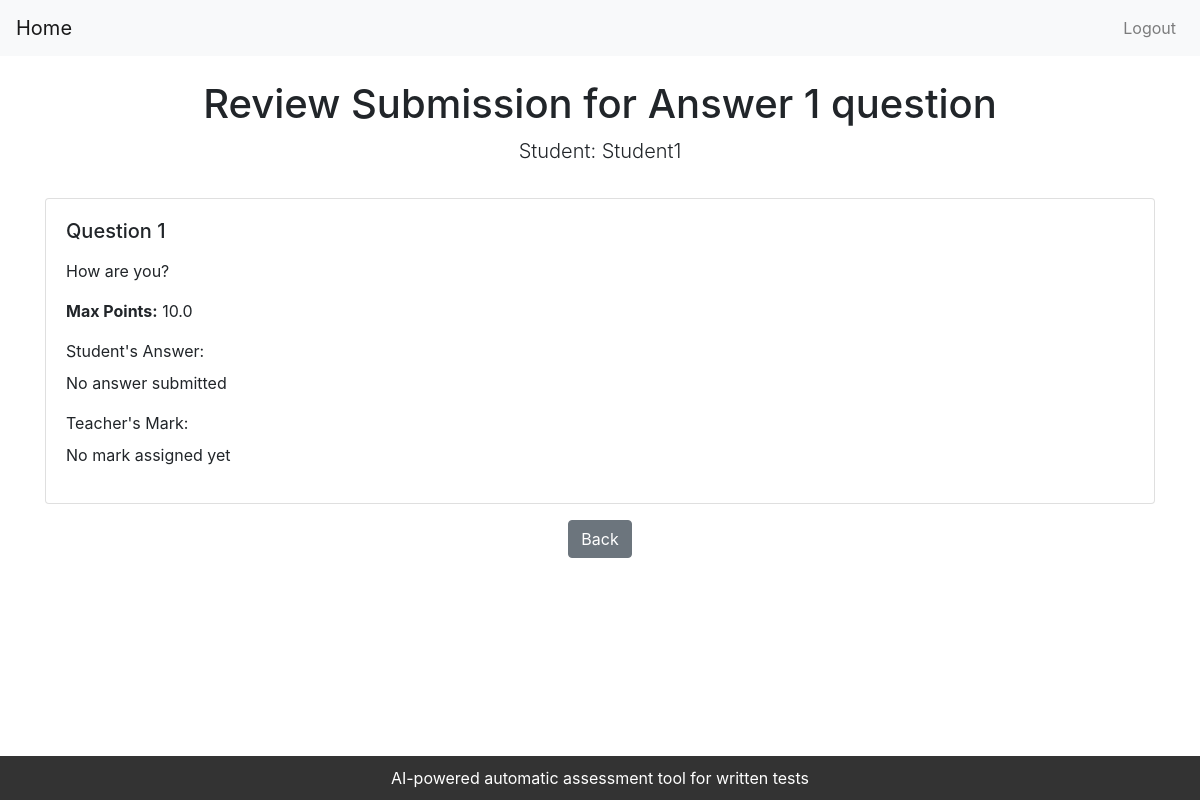
Page /core/teacher/review_submission/2/2/ (signed in) on the earlier database version.
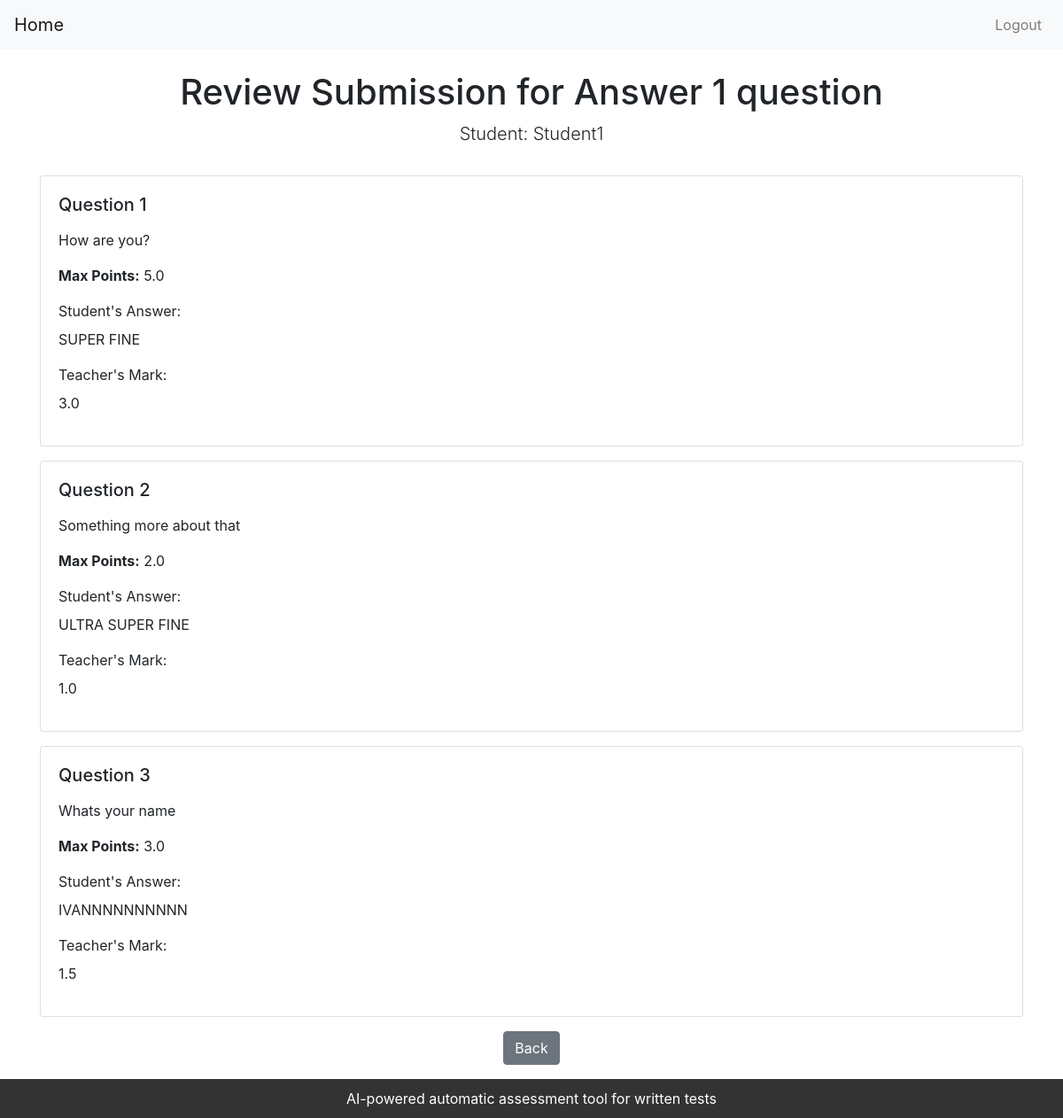
Same page on the later database version.
### core/models.py (models this page shows, shortened)
class Question(models.Model):
    question_id = models.AutoField(primary_key=True)
    question_text = RichTextField()
    score = models.FloatField()
    max_length = models.IntegerField(default=500)
    test = models.ForeignKey(Test, on_delete=models.CASCADE)

class Submission(models.Model):
    submission_id = models.AutoField(primary_key=True)
    question_answer = models.TextField(max_length=5000, default="None")
    student = models.ForeignKey(Student, on_delete=models.CASCADE)
    question = models.ForeignKey(Question, on_delete=models.CASCADE)

class Mark(models.Model):
    mark_id = models.AutoField(primary_key=True)
    ai_mark = models.FloatField(default=0)
    teacher_mark = models.FloatField(default=0)
    submission = models.ForeignKey(Submission, on_delete=models.CASCADE)
    teacher = models.ForeignKey(Teacher, on_delete=models.CASCADE)

### core/views.py (the view)
# urls.py: path('teacher/review_submission/<int:test_id>/<int:student_id>/', views.review_submission, name='review_submission'),
@login_required
def review_submission(request, test_id, student_id):
    test = get_object_or_404(Test, pk=test_id)
    student = get_object_or_404(Student, pk=student_id)
    questions = Question.objects.filter(test=test)
    submissions = Submission.objects.filter(student=student, question__in=questions)
    questions_with_submissions = []
    for question in questions:
        submission = next((sub for sub in reversed(submissions) if sub.question.question_id == question.question_id), None)
        mark = Mark.objects.filter(submission=submission).first() if submission else None
        teacher_mark = mark.teacher_mark if mark else None
        print("Question ID:", question.pk, "Submission ID:", submission.pk if submission else None, "Teacher Mark:", teacher_mark)
        questions_with_submissions.append({
            'question': question,
            'submission': submission,
            'teacher_mark': teacher_mark
        })
    context = {
        'test': test,
        'student': student,
        'questions_with_submissions': questions_with_submissions
    }
    return render(request, 'core/review_submission.html', context)

### templates/core/review_submission.html (shortened to what this page needs)
<!DOCTYPE html>
<html lang="en">
<head>
    <link rel="stylesheet" href="https://stackpath.bootstrapcdn.com/bootstrap/4.5.2/css/bootstrap.min.css">
</head>
<body>
    {% include "core/navbar_st.html" %}
    <div class="container mt-4 content">
        <div class="row mb-3">
            <div class="col-md-12 text-center">
                <h1>Review Submission for {{ test.test_title }}</h1>
                <p class="lead">Student: {{ student.username }}</p>
            </div>
        </div>
        <form method="post" action="{% url 'student_dashboard' %}">
            {% for item in questions_with_submissions %}
            <div class="row">
                <div class="col-md-12">
                    <div class="card mb-3">
                        <div class="card-body">
                            <h5 class="card-title">Question {{ forloop.counter }}</h5>
                            <p class="card-text">{{ item.question.question_text|safe }}</p>
                            <p><strong>Max Points:</strong> {{ item.question.score }}</p>
                            <div class="form-group">
                                <label>Student's Answer:</label>
                                {% if item.submission %}
                                    <p>{{ item.submission.question_answer }}</p>
                                {% else %}
                                    <p>No answer submitted</p>
                                {% endif %}
                            </div>
                            <div class="form-group">
                                <label>Teacher's Mark:</label>
                                {% if item.teacher_mark %}
                                    <p>{{ item.teacher_mark }}</p>
                                {% else %}
                                    <p>No mark assigned yet</p>
                                {% endif %}
                            </div>
                        </div>
                    </div>
                </div>
            </div>
            {% endfor %}
            <div class="row">
                <div class="col-md-12 text-center">
                    <button type="submit" class="btn btn-secondary">Back</button>
                </div>
            </div>
        </form>
    </div>
    <footer class="footer">
        AI-powered automatic assessment tool for written tests
    </footer>
</body>
</html>

Differences in the rows shown:
changed Question "How are you?": question.score "10.0" → "5.0"; submission.question_answer (not shown) → "SUPER FINE"; teacher_mark (not shown) → "3.0"; no longer shows "No answer submitted No mark assigned yet"
added Question: question.question_text "Something more about that", question.score "2.0", submission.question_answer "ULTRA SUPER FINE", teacher_mark "1.0"
added Question: question.question_text "Whats your name", question.score "3.0", submission.question_answer "IVANNNNNNNNNN", teacher_mark "1.5"
